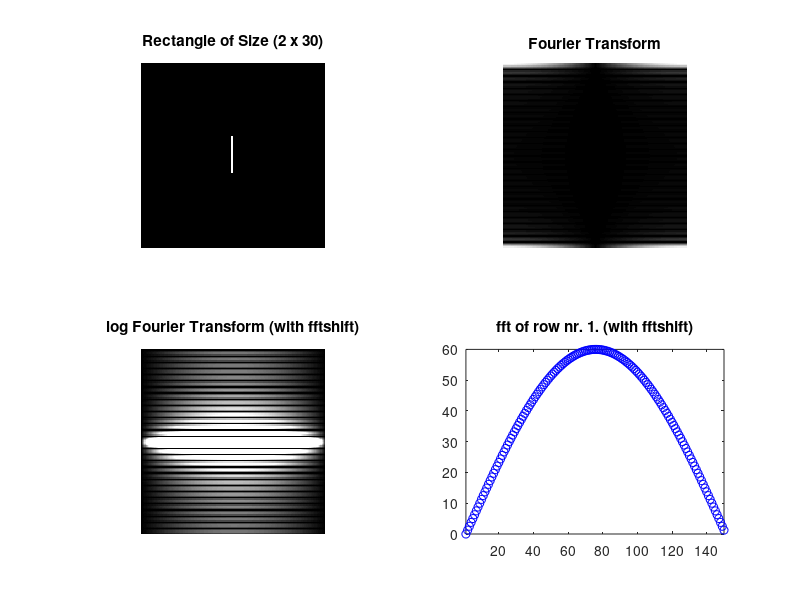

The MATLAB script that drew this image:
clear 'all';
close 'all';

%this is the image size
SizeXImage = 150;
SizeYImage = 150;
%this is the rectangle size
XRect = 2;
YRect = 30;
% use additional rectangle
unsimetrical_image = false;

%create image
Image = zeros(SizeYImage, SizeXImage);
%start values of rectangle
Sx = floor(SizeXImage/2-XRect/2);
Sy = floor(SizeYImage/2-YRect/2);
%set the rectangle
Image(Sy:Sy+YRect-1,Sx:Sx+XRect-1) = 1;
if(unsimetrical_image)
    Image(1:30,1:30) = 1;                   
end

%calculate DFT (keep size of image)
Image_FFT = abs(fft2(Image));%????????

%plot image
figure(1);
subplot(2,2,1);
imshow(Image, []);
TheTitle = sprintf('Rectangle of Size (%d x %d)', XRect, YRect);
title(char(TheTitle));

subplot(2,2,2);
%plot the DFT
imshow(Image_FFT,[]);%??????
title('Fourier Transform');

subplot(2,2,3);
%use fftshift to center the DFT


imshow(fftshift(Image_FFT),[0 log(XRect*YRect)]);%???????
title('log Fourier Transform (with fftshift)');

%choose the rowindex

SizeFFT = size(Image_FFT,2);
RowIndex = 1;
subplot(2,2,4);
plot(fftshift(Image_FFT(RowIndex,:)), 'bo');
TheTitle = sprintf('fft of row nr. %d. (with fftshift)', RowIndex);
axis([1 SizeFFT 0 XRect*YRect]);
title(char(TheTitle));



   
